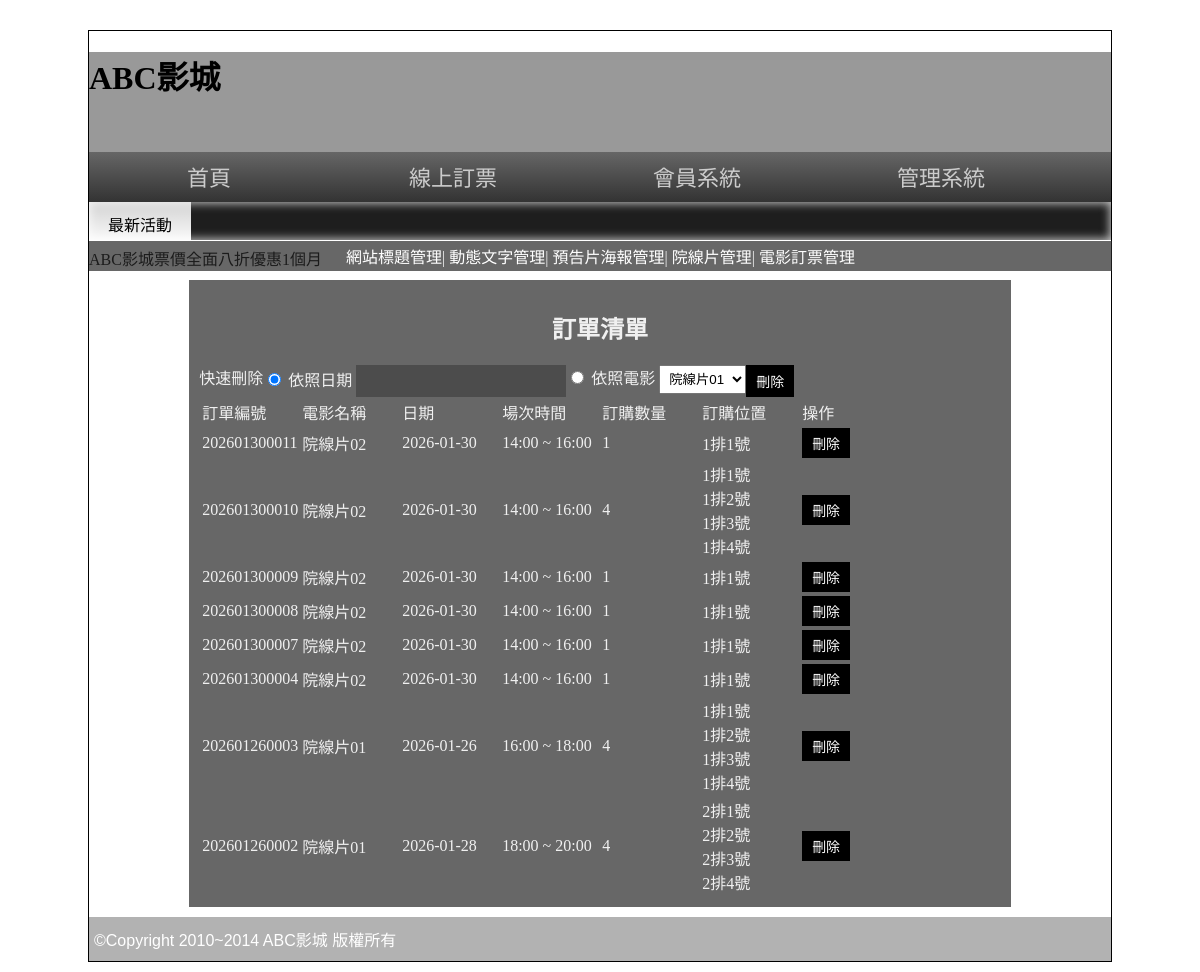
/back.php?do=order (signed in), run on the app's committed database.
### tables this page shows
CREATE TABLE `orders` (
  `id` int(10) NOT NULL,
  `no` text NOT NULL,
  `movie` text NOT NULL,
  `date` date NOT NULL,
  `session` text NOT NULL,
  `qt` int(10) NOT NULL,
  `seats` text NOT NULL
);

### api/db.php (called while the page is built, shortened)
<?php
function dd($data){
    print_r($data);
}
class DB{
    private $dsn = "mysql:host=localhost;dbname=db03_1;charset=utf8;";
    private $pdo;
    private $table;
    function __construct($table){
        $this->table = $table;
        $this->pdo = new PDO($this->dsn,'root','');
    }
    function all(...$arg){
        $sql = "SELECT * FROM `{$this->table}` ";
        if (isset($arg[0])) {
            if (is_array($arg[0])) {
                $tmp = $this->array_to_sql($arg[0]);
                $sql .= " WHERE " . join(" AND ", $tmp);
            }
            else {
                $sql .= $arg[0];
            }
        }
        return $this->pdo->query($sql)->fetchAll(PDO::FETCH_ASSOC);
    }
}
$Orders = new DB('orders');
?>

### back/order.php (the view, shortened to what this page needs)
<div class="rb tab">
    <h2 class="ct">訂單清單</h2>
    <div style="display:flex;">
        <div>
            快速刪除
        </div>
        <div>
            <input type="radio" name="type" id="typeDate" value="date" checked> 依照日期
            <input type="text" name="date" id="date">
        </div>
        <div>
            <input type="radio" name="type" id="typeMoive"  value="movie"> 依照電影
            <select name="movie" id="movie">
                <?php
                    $rows = $Orders->all(" group by `movie`");
                    foreach ($rows as $row) :
                ?>
                    <option value="<?=$row['movie']?>"><?=$row['movie']?></option>
                <?php
                    endforeach
                ?>
            </select>
        </div>
        <button onclick="del_q()">刪除</button>
    </div>
    <table>
    <tr>
        <td width="15%">訂單編號</td>
        <td width="15%">電影名稱</td>
        <td width="15%">日期</td>
        <td width="15%">場次時間</td>
        <td width="15%">訂購數量</td>
        <td width="15%">訂購位置</td>
        <td>操作</td>
    </tr>
    <?php
        $rows = $Orders->all(" ORDER BY `no` desc");
        foreach ($rows as $index => $row) :
    ?>
    <tr>
        <td><?=$row['no']?></td>
        <td><?=$row['movie']?></td>
        <td><?=$row['date']?></td>
        <td><?=$row['session']?></td>
        <td><?=$row['qt']?></td>
        <td>
        <?php
            $seats = explode(',', $row['seats']);
            foreach ($seats as $s) {
            $s = (int)$s;
            echo (floor($s/5) + 1) . "排" . (($s % 5) + 1) . "號<br>";
            }
        ?>
        </td>
        <td>
            <button onclick="del_odrer(<?=$row['id']?>)">刪除</button>
        </td>
    </tr>
    <?php
        endforeach
    ?>
</table>
</div>

### css/css.css (style rules this page uses)
body { background:url(../icon/b.png); font-family:微軟正黑體; }
select,select option { padding:5px; }
input[type='text'],input[type='file'],input[type='password'],textarea,.button { width:200px; font-size:16px; padding:7px 5px 7px 5px; background:#4C4C4C; color:#E7E7E7; border:none; font:Open Sans,'微軟正黑體'; font-weight:600; }
input[type='button'],input[type='submit'],input[type='reset'],button,.button { padding: 5px 10px; background:#000; color:#fff; border:none; cursor:pointer; font-size:14px; text-decoration:none; }
.ct { text-align:center; }
.rb { background:rgba(39,39,39,0.7); color:rgba(255,255,255,0.9); }
.tab { width:80%; display:block; margin-left:auto; margin-right:auto; min-height:100px; padding:10px; }

### data on the page
orders: no "202601300011", movie "院線片02", date "2026-01-30", session "14:00 ~ 16:00", qt "1", floor($s/5) + 1 "1", ($s % 5) + 1 "1"
orders: no "202601300010", movie "院線片02", date "2026-01-30", session "14:00 ~ 16:00", qt "4", floor($s/5) + 1 "1", ($s % 5) + 1 "1", ($s % 5) + 1 "2", ($s % 5) + 1 "3", ($s % 5) + 1 "4"
orders: no "202601300009", movie "院線片02", date "2026-01-30", session "14:00 ~ 16:00", qt "1", floor($s/5) + 1 "1", ($s % 5) + 1 "1"
orders: no "202601300008", movie "院線片02", date "2026-01-30", session "14:00 ~ 16:00", qt "1", floor($s/5) + 1 "1", ($s % 5) + 1 "1"
orders: no "202601300007", movie "院線片02", date "2026-01-30", session "14:00 ~ 16:00", qt "1", floor($s/5) + 1 "1", ($s % 5) + 1 "1"
orders: no "202601300004", movie "院線片02", date "2026-01-30", session "14:00 ~ 16:00", qt "1", floor($s/5) + 1 "1", ($s % 5) + 1 "1"
orders: no "202601260003", movie "院線片01", date "2026-01-26", session "16:00 ~ 18:00", qt "4", floor($s/5) + 1 "1", ($s % 5) + 1 "1", ($s % 5) + 1 "2", ($s % 5) + 1 "3", ($s % 5) + 1 "4"
orders: no "202601260002", movie "院線片01", date "2026-01-28", session "18:00 ~ 20:00", qt "4", floor($s/5) + 1 "2", ($s % 5) + 1 "1", ($s % 5) + 1 "2", ($s % 5) + 1 "3", ($s % 5) + 1 "4"

### other printed values
form field movie "院線片01"
